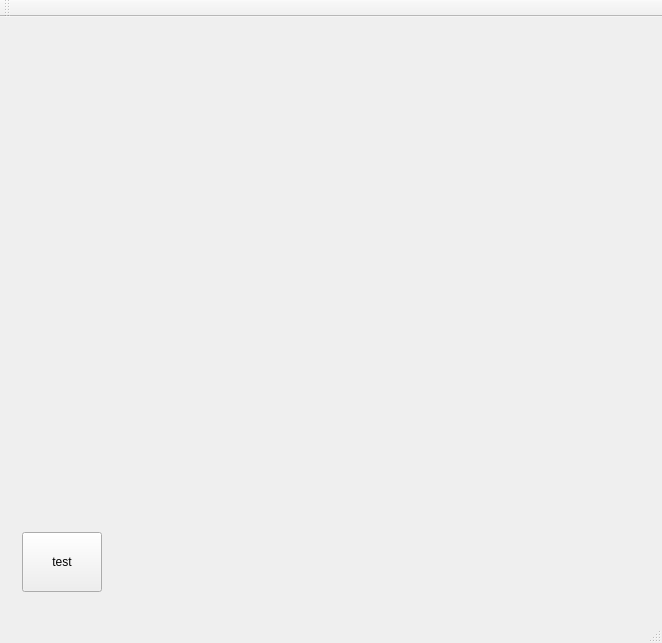
<?xml version="1.0" encoding="UTF-8"?>
<ui version="4.0">
 <class>MainWindow</class>
 <widget class="QMainWindow" name="MainWindow">
  <property name="geometry">
   <rect>
    <x>0</x>
    <y>0</y>
    <width>658</width>
    <height>643</height>
   </rect>
  </property>
  <property name="windowTitle">
   <string>MainWindow</string>
  </property>
  <widget class="QWidget" name="centralWidget">
   <layout class="QVBoxLayout" name="verticalLayout">
    <item>
     <widget class="QCameraViewfinder" name="widget_viewfinder" native="true">
      <property name="minimumSize">
       <size>
        <width>640</width>
        <height>480</height>
       </size>
      </property>
     </widget>
    </item>
    <item>
     <widget class="QWidget" name="widget_buttons" native="true">
      <layout class="QHBoxLayout" name="horizontalLayout">
       <item>
        <widget class="QPushButton" name="pushButton_test">
         <property name="minimumSize">
          <size>
           <width>0</width>
           <height>60</height>
          </size>
         </property>
         <property name="text">
          <string>test</string>
         </property>
        </widget>
       </item>
       <item>
        <spacer name="horizontalSpacer">
         <property name="orientation">
          <enum>Qt::Horizontal</enum>
         </property>
         <property name="sizeHint" stdset="0">
          <size>
           <width>533</width>
           <height>20</height>
          </size>
         </property>
        </spacer>
       </item>
      </layout>
     </widget>
    </item>
   </layout>
  </widget>
  <widget class="QMenuBar" name="menuBar">
   <property name="geometry">
    <rect>
     <x>0</x>
     <y>0</y>
     <width>658</width>
     <height>22</height>
    </rect>
   </property>
  </widget>
  <widget class="QToolBar" name="mainToolBar">
   <attribute name="toolBarArea">
    <enum>TopToolBarArea</enum>
   </attribute>
   <attribute name="toolBarBreak">
    <bool>false</bool>
   </attribute>
  </widget>
  <widget class="QStatusBar" name="statusBar"/>
 </widget>
 <layoutdefault spacing="6" margin="11"/>
 <customwidgets>
  <customwidget>
   <class>QCameraViewfinder</class>
   <extends>QWidget</extends>
   <header>qcameraviewfinder.h</header>
   <container>1</container>
  </customwidget>
 </customwidgets>
 <resources/>
 <connections/>
</ui>
